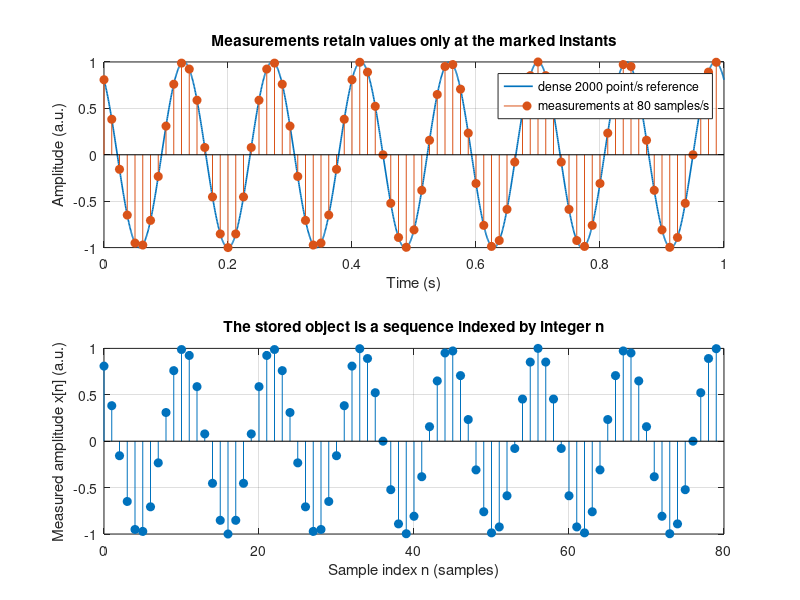
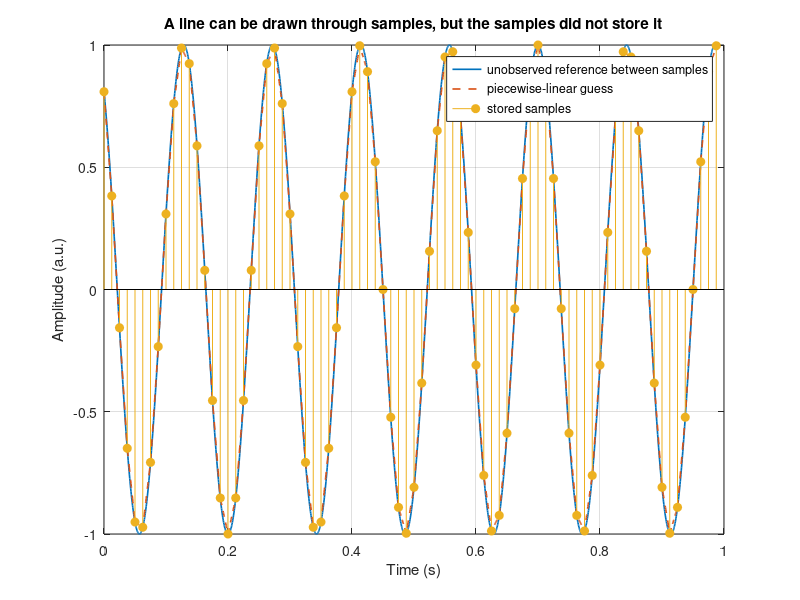
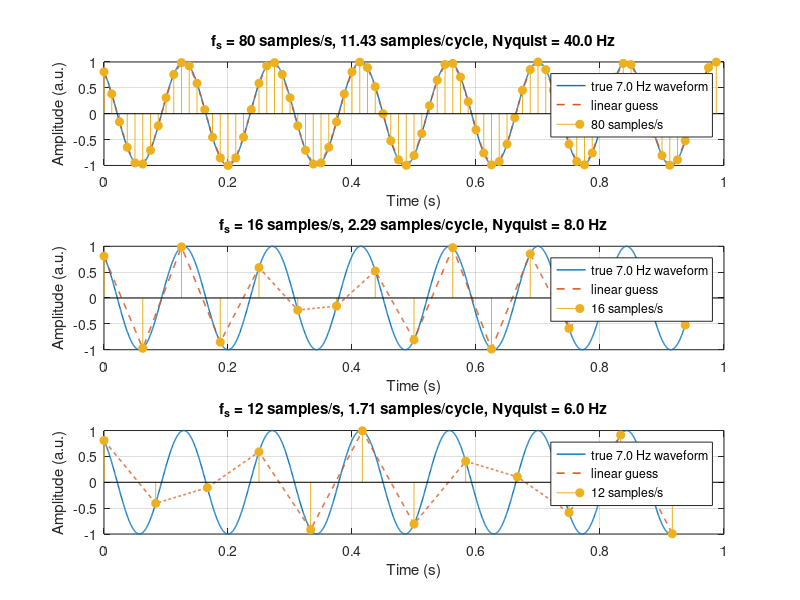
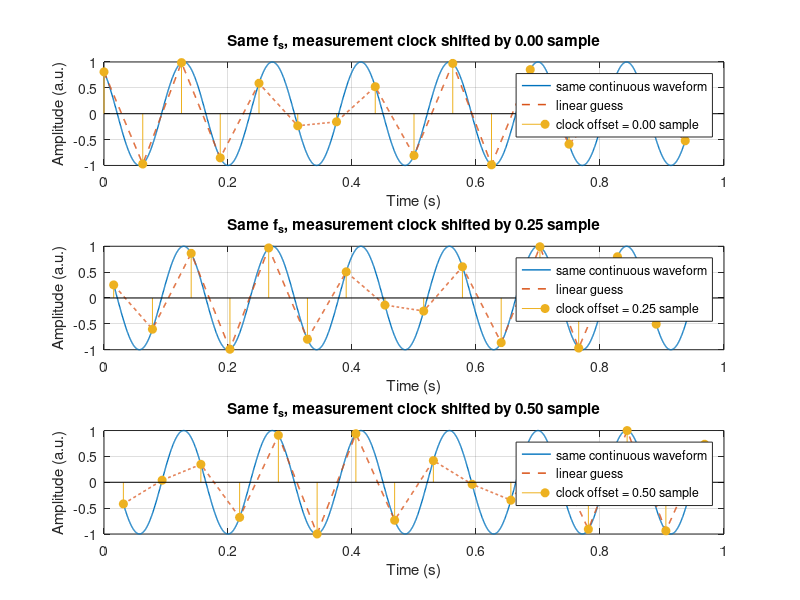

These figures' MATLAB source, in order:
%% P02 - See Sampling as Taking Measurements
% Guiding question:
% What information is lost when a continuous-looking signal is represented by discrete samples?
%
% Dependency contract: base MATLAB only. No toolbox functions are required.
clear;
close all;
clc;
random_seed = 202;
rng(random_seed, 'twister');

%% Baseline controls - change one of these at a time
A = 1.0;                         % signal amplitude (arbitrary units)
f0 = 7.0;                        % continuous tone frequency (Hz)
phi = pi/5;                      % continuous tone phase (rad)
duration = 1.0;                  % observation duration (s)
fs_reference = 2000;             % dense display rate (points/s)
fs_baseline = 80;                % measurement rate (samples/s)
max_reference_points = 20001;    % resource ceiling for the dense display
max_measurement_samples = 5000;  % resource ceiling for any measurement set
max_sweep_cases = 12;            % resource ceiling for edited sweep vectors

% Fail clearly before allocation if an edited control is malformed.
assert(isscalar(A) && isnumeric(A) && ~islogical(A) && ...
    isreal(A) && isfinite(A) && A > 0, ...
    'A must be one finite positive real scalar.');
assert(isscalar(f0) && isnumeric(f0) && ~islogical(f0) && ...
    isreal(f0) && isfinite(f0) && f0 > 0, ...
    'f0 must be one finite positive real frequency in Hz.');
assert(isscalar(phi) && isnumeric(phi) && ~islogical(phi) && ...
    isreal(phi) && isfinite(phi), ...
    'phi must be one finite real phase in radians.');
assert(isscalar(duration) && isnumeric(duration) && ~islogical(duration) && ...
    isreal(duration) && isfinite(duration) && duration > 0, ...
    'duration must be one finite positive real value in seconds.');
assert(isscalar(fs_reference) && isnumeric(fs_reference) && ...
    ~islogical(fs_reference) && isreal(fs_reference) && ...
    isfinite(fs_reference) && fs_reference > 2*f0, ...
    'fs_reference must be finite, real, and greater than 2*f0.');
assert(isscalar(fs_baseline) && isnumeric(fs_baseline) && ...
    ~islogical(fs_baseline) && isreal(fs_baseline) && ...
    isfinite(fs_baseline) && fs_baseline > 2*f0, ...
    'fs_baseline must be finite, real, and greater than 2*f0.');

reference_intervals = round(duration*fs_reference);
assert(reference_intervals >= 2 && ...
    abs(reference_intervals - duration*fs_reference) < ...
    10*eps(duration*fs_reference), ...
    'duration*fs_reference must be an integer of at least two intervals.');
reference_point_count = reference_intervals + 1;
assert(reference_point_count <= max_reference_points, ...
    'The dense reference is limited to 20001 points; reduce fs_reference or duration.');

baseline_sample_count = round(duration*fs_baseline);
assert(baseline_sample_count >= 2 && ...
    abs(baseline_sample_count - duration*fs_baseline) < ...
    10*eps(duration*fs_baseline), ...
    'duration*fs_baseline must be an integer of at least two samples.');
assert(baseline_sample_count <= max_measurement_samples, ...
    'A measurement set is limited to 5000 samples; reduce fs_baseline or duration.');

% The dense curve is a display reference. The ADC-like measurements are only
% the values of the same equation at n/fs_baseline.
t_dense = (0:reference_intervals)/fs_reference;
x_dense = A*cos(2*pi*f0*t_dense + phi);
n_baseline = 0:baseline_sample_count-1;
t_baseline = n_baseline/fs_baseline;
x_baseline = A*cos(2*pi*f0*t_baseline + phi);
x_reference_at_samples = A*cos(2*pi*f0*t_baseline + phi);
measurement_error = max(abs(x_baseline - x_reference_at_samples));

%% Baseline figure - a sampler keeps values, not the line between them
figure('Name', 'P02 baseline: continuous-looking reference and measurements');

subplot(2,1,1);
plot(t_dense, x_dense, 'LineWidth', 1.2, ...
    'DisplayName', sprintf('dense %.0f point/s reference', fs_reference));
hold on;
stem(t_baseline, x_baseline, 'filled', ...
    'DisplayName', sprintf('measurements at %.0f samples/s', fs_baseline));
grid on;
xlabel('Time (s)');
ylabel('Amplitude (a.u.)');
title('Measurements retain values only at the marked instants');
legend('Location', 'best');

subplot(2,1,2);
stem(n_baseline, x_baseline, 'filled');
grid on;
xlabel('Sample index n (samples)');
ylabel('Measured amplitude x[n] (a.u.)');
title('The stored object is a sequence indexed by integer n');

% Draw a piecewise-linear guess explicitly. Uniform sample timing lets each
% display point identify its two neighboring measurements directly, so work
% grows with display points rather than display points times measurements.
baseline_reconstruction_view = t_dense <= t_baseline(end);
t_baseline_reconstruction = t_dense(baseline_reconstruction_view);
x_baseline_true_view = x_dense(baseline_reconstruction_view);
baseline_segment = floor(t_baseline_reconstruction*fs_baseline) + 1;
baseline_segment = min(max(baseline_segment, 1), baseline_sample_count-1);
alpha = (t_baseline_reconstruction - t_baseline(baseline_segment)) ...
    ./ (t_baseline(baseline_segment+1) - t_baseline(baseline_segment));
x_baseline_linear = (1-alpha).*x_baseline(baseline_segment) ...
    + alpha.*x_baseline(baseline_segment+1);
baseline_linear_rmse = sqrt(mean((x_baseline_linear - x_baseline_true_view).^2));

figure('Name', 'P02 baseline: interpolation is an added assumption');
plot(t_baseline_reconstruction, x_baseline_true_view, 'LineWidth', 1.2, ...
    'DisplayName', 'unobserved reference between samples');
hold on;
plot(t_baseline_reconstruction, x_baseline_linear, '--', 'LineWidth', 1.2, ...
    'DisplayName', 'piecewise-linear guess');
stem(t_baseline, x_baseline, 'filled', 'DisplayName', 'stored samples');
grid on;
xlabel('Time (s)');
ylabel('Amplitude (a.u.)');
title('A line can be drawn through samples, but the samples did not store it');
legend('Location', 'best');

fprintf('P02 baseline metrics\n');
fprintf('  random seed               = %d\n', random_seed);
fprintf('  tone frequency            = %.1f Hz\n', f0);
fprintf('  measurement rate          = %.1f samples/s\n', fs_baseline);
fprintf('  Nyquist limit             = %.1f Hz\n', fs_baseline/2);
fprintf('  samples per cycle         = %.3f samples/cycle\n', fs_baseline/f0);
fprintf('  dense reference points    = %d points\n', reference_point_count);
fprintf('  stored measurements       = %d samples\n', baseline_sample_count);
fprintf('  measurement equation error= %.3g a.u.\n', measurement_error);
fprintf('  linear interpolation RMSE = %.6f a.u.\n', baseline_linear_rmse);

assert(measurement_error < 1e-12, ...
    'Each stored value must equal the continuous equation at its sample instant.');

%% Parameter sweep 1 - far above, near, and below twice the tone frequency
sample_rates = [80 16 12];       % samples/s: far above, near, and below 2*f0
assert(isvector(sample_rates) && isnumeric(sample_rates) && ...
    ~islogical(sample_rates) && isreal(sample_rates) && ...
    all(isfinite(sample_rates)) && all(sample_rates > 0), ...
    'sample_rates must contain finite positive real values.');
assert(numel(sample_rates) == 3, ...
    'sample_rates must contain exactly three far, near, and below-Nyquist cases.');
assert(sample_rates(1) > 4*f0, ...
    'The first sweep rate must remain far above twice the tone frequency.');
assert(sample_rates(2) > 2*f0 && sample_rates(2) < 3*f0, ...
    'The second sweep rate must remain near and above twice the tone frequency.');
assert(sample_rates(3) < 2*f0, ...
    'The third sweep rate must remain below twice the tone frequency.');

rate_sweep_rmse = zeros(size(sample_rates));
figure('Name', 'P02 sweep 1: measurement rate');
for rate_index = 1:numel(sample_rates)
    fs_sweep = sample_rates(rate_index);
    sweep_sample_count = round(duration*fs_sweep);
    assert(sweep_sample_count >= 2 && ...
        abs(sweep_sample_count - duration*fs_sweep) < 10*eps(duration*fs_sweep), ...
        'Every rate sweep must create an integer record of at least two samples.');
    assert(sweep_sample_count <= max_measurement_samples, ...
        'Every rate sweep is limited to 5000 samples.');
    t_sweep = (0:sweep_sample_count-1)/fs_sweep;
    x_sweep = A*cos(2*pi*f0*t_sweep + phi);

    sweep_view = t_dense <= t_sweep(end);
    t_sweep_reconstruction = t_dense(sweep_view);
    x_sweep_true = x_dense(sweep_view);
    sweep_segment = floor(t_sweep_reconstruction*fs_sweep) + 1;
    sweep_segment = min(max(sweep_segment, 1), sweep_sample_count-1);
    alpha = (t_sweep_reconstruction - t_sweep(sweep_segment)) ...
        ./ (t_sweep(sweep_segment+1) - t_sweep(sweep_segment));
    x_sweep_linear = (1-alpha).*x_sweep(sweep_segment) ...
        + alpha.*x_sweep(sweep_segment+1);
    rate_sweep_rmse(rate_index) = ...
        sqrt(mean((x_sweep_linear - x_sweep_true).^2));

    subplot(numel(sample_rates),1,rate_index);
    plot(t_sweep_reconstruction, x_sweep_true, 'LineWidth', 1.0, ...
        'DisplayName', sprintf('true %.1f Hz waveform', f0));
    hold on;
    plot(t_sweep_reconstruction, x_sweep_linear, '--', 'LineWidth', 1.1, ...
        'DisplayName', 'linear guess');
    stem(t_sweep, x_sweep, 'filled', ...
        'DisplayName', sprintf('%.0f samples/s', fs_sweep));
    grid on;
    xlabel('Time (s)');
    ylabel('Amplitude (a.u.)');
    title(sprintf('f_s = %.0f samples/s, %.2f samples/cycle, Nyquist = %.1f Hz', ...
        fs_sweep, fs_sweep/f0, fs_sweep/2));
    legend('Location', 'best');

    fprintf(['P02 rate sweep: fs = %.1f samples/s, %.3f samples/cycle, ' ...
        'linear RMSE = %.6f a.u.\n'], ...
        fs_sweep, fs_sweep/f0, rate_sweep_rmse(rate_index));
end
assert(rate_sweep_rmse(1) < rate_sweep_rmse(2), ...
    'The far-above-Nyquist linear guess should beat the near-Nyquist guess.');

%% Parameter sweep 2 - move the measurement clock without changing the signal
fs_offset = 16;                   % samples/s, just above twice f0
sample_offset_fractions = [0 0.25 0.50]; % fractions of one sample interval
assert(isscalar(fs_offset) && isnumeric(fs_offset) && ~islogical(fs_offset) && ...
    isreal(fs_offset) && isfinite(fs_offset) && fs_offset > 2*f0, ...
    'fs_offset must be finite, real, and greater than 2*f0.');
assert(isvector(sample_offset_fractions) && ...
    isnumeric(sample_offset_fractions) && ~islogical(sample_offset_fractions) && ...
    isreal(sample_offset_fractions) && all(isfinite(sample_offset_fractions)) && ...
    all(sample_offset_fractions >= 0) && all(sample_offset_fractions < 1), ...
    'Sample offsets must be finite real fractions from 0 up to but not including 1.');
assert(numel(sample_offset_fractions) <= max_sweep_cases, ...
    'The measurement-clock-offset sweep is limited to 12 cases.');

offset_sample_count = floor(duration*fs_offset);
assert(offset_sample_count >= 2 && offset_sample_count <= max_measurement_samples, ...
    'The offset sweep must contain from 2 through 5000 samples.');
offset_sweep_rmse = zeros(size(sample_offset_fractions));
figure('Name', 'P02 sweep 2: measurement-clock offset');
for offset_index = 1:numel(sample_offset_fractions)
    offset_fraction = sample_offset_fractions(offset_index);
    t_offset = ((0:offset_sample_count-1) + offset_fraction)/fs_offset;
    assert(t_offset(end) < duration, ...
        'Every offset-sweep measurement must remain inside the observation window.');
    x_offset = A*cos(2*pi*f0*t_offset + phi);

    offset_view = t_dense >= t_offset(1) & t_dense <= t_offset(end);
    t_offset_reconstruction = t_dense(offset_view);
    x_offset_true = x_dense(offset_view);
    offset_segment = floor((t_offset_reconstruction-t_offset(1))*fs_offset) + 1;
    offset_segment = min(max(offset_segment, 1), offset_sample_count-1);
    alpha = (t_offset_reconstruction - t_offset(offset_segment)) ...
        ./ (t_offset(offset_segment+1) - t_offset(offset_segment));
    x_offset_linear = (1-alpha).*x_offset(offset_segment) ...
        + alpha.*x_offset(offset_segment+1);
    offset_sweep_rmse(offset_index) = ...
        sqrt(mean((x_offset_linear - x_offset_true).^2));

    subplot(numel(sample_offset_fractions),1,offset_index);
    plot(t_offset_reconstruction, x_offset_true, 'LineWidth', 1.0, ...
        'DisplayName', 'same continuous waveform');
    hold on;
    plot(t_offset_reconstruction, x_offset_linear, '--', 'LineWidth', 1.1, ...
        'DisplayName', 'linear guess');
    stem(t_offset, x_offset, 'filled', ...
        'DisplayName', sprintf('clock offset = %.2f sample', offset_fraction));
    grid on;
    xlabel('Time (s)');
    ylabel('Amplitude (a.u.)');
    title(sprintf('Same f_s, measurement clock shifted by %.2f sample', ...
        offset_fraction));
    legend('Location', 'best');

    fprintf(['P02 offset sweep: offset = %.2f sample, first time = %.6f s, ' ...
        'linear RMSE = %.6f a.u.\n'], ...
        offset_fraction, t_offset(1), offset_sweep_rmse(offset_index));
end

%% Deliberately broken case - three continuous sinusoids make one sequence
fs_bad = 12;                      % samples/s, below 2*f0 = 14 samples/s
assert(isscalar(fs_bad) && isnumeric(fs_bad) && ~islogical(fs_bad) && ...
    isreal(fs_bad) && isfinite(fs_bad) && fs_bad > 0, ...
    'fs_bad must be one finite positive real sample rate.');
assert(fs_bad > f0 && fs_bad < 2*f0, ...
    'The broken case requires f0 < fs_bad < 2*f0.');

bad_sample_count = round(duration*fs_bad);
assert(bad_sample_count >= 2 && ...
    abs(bad_sample_count - duration*fs_bad) < 10*eps(duration*fs_bad), ...
    'duration*fs_bad must be an integer of at least two samples.');
assert(bad_sample_count <= max_measurement_samples, ...
    'The broken measurement set is limited to 5000 samples.');
t_bad = (0:bad_sample_count-1)/fs_bad;
x_bad = A*cos(2*pi*f0*t_bad + phi);

% Frequencies separated by integer multiples of fs produce the same samples.
% For the reflected low alias, cosine's even symmetry reverses the phase.
f_alias_low = fs_bad - f0;
phi_alias_low = -phi;
f_alias_high = f0 + fs_bad;
assert(fs_reference > 2*f_alias_high, ...
    ['fs_reference must exceed twice the highest broken-case candidate ' ...
    'frequency (f0 + fs_bad) so every displayed curve is resolved.']);
x_alias_low_at_samples = A*cos(2*pi*f_alias_low*t_bad + phi_alias_low);
x_alias_high_at_samples = A*cos(2*pi*f_alias_high*t_bad + phi);
low_alias_sample_error = max(abs(x_bad - x_alias_low_at_samples));
high_alias_sample_error = max(abs(x_bad - x_alias_high_at_samples));
alias_argument_scale = 1 + max(abs([2*pi*f0*t_bad + phi, ...
    2*pi*f_alias_low*t_bad + phi_alias_low, ...
    2*pi*f_alias_high*t_bad + phi]));
alias_tolerance = min(1e-9*max(1, abs(A)), ...
    64*eps(max(1, abs(A)))*alias_argument_scale);

x_alias_low_dense = A*cos(2*pi*f_alias_low*t_dense + phi_alias_low);
x_alias_high_dense = A*cos(2*pi*f_alias_high*t_dense + phi);

figure('Name', 'P02 broken case: indistinguishable continuous candidates');
subplot(2,1,1);
plot(t_dense, x_dense, 'LineWidth', 1.0, ...
    'DisplayName', sprintf('original %.1f Hz', f0));
hold on;
plot(t_dense, x_alias_low_dense, '--', 'LineWidth', 1.1, ...
    'DisplayName', sprintf('low candidate %.1f Hz', f_alias_low));
plot(t_dense, x_alias_high_dense, ':', 'LineWidth', 1.2, ...
    'DisplayName', sprintf('high candidate %.1f Hz', f_alias_high));
stem(t_bad, x_bad, 'filled', ...
    'DisplayName', sprintf('shared %.0f samples/s measurements', fs_bad));
grid on;
xlabel('Time (s)');
ylabel('Amplitude (a.u.)');
title('Broken case: different continuous paths cross every measurement');
legend('Location', 'best');

subplot(2,1,2);
stem(0:bad_sample_count-1, x_bad, 'filled');
grid on;
xlabel('Sample index n (samples)');
ylabel('Measured amplitude x[n] (a.u.)');
title('All three candidates become exactly the same stored sequence');

fprintf('P02 broken-case metrics\n');
fprintf('  sample rate               = %.1f samples/s\n', fs_bad);
fprintf('  Nyquist limit             = %.1f Hz\n', fs_bad/2);
fprintf('  original frequency        = %.1f Hz\n', f0);
fprintf('  low candidate frequency   = %.1f Hz\n', f_alias_low);
fprintf('  high candidate frequency  = %.1f Hz\n', f_alias_high);
fprintf('  low-candidate sample error= %.3g a.u.\n', low_alias_sample_error);
fprintf('  high-candidate sample error= %.3g a.u.\n', high_alias_sample_error);
fprintf('  sample-agreement tolerance= %.3g a.u.\n', alias_tolerance);

assert(low_alias_sample_error < alias_tolerance, ...
    'The original and reflected low-frequency candidate must share every sample.');
assert(high_alias_sample_error < alias_tolerance, ...
    'Frequencies separated by fs_bad must share every sample.');

%% Completion summary
fprintf(['P02 complete: samples retain measured values and timing, but not a ' ...
    'unique continuous path between measurements.\n']);
